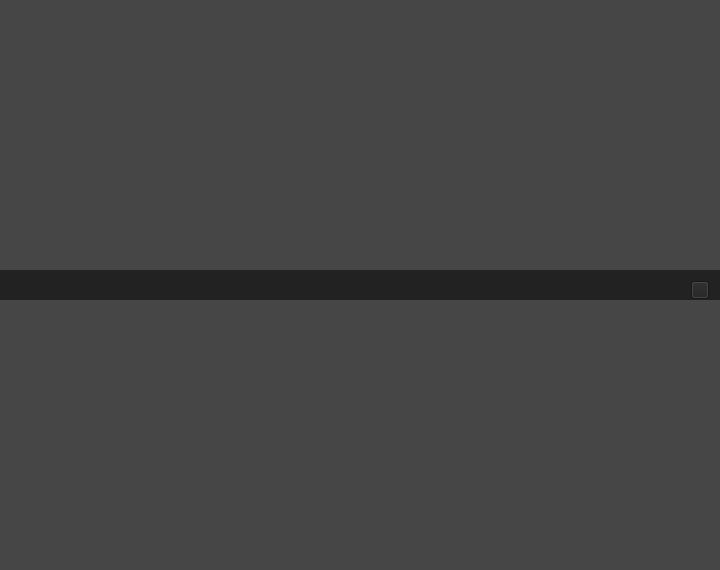
<?xml version="1.0" encoding="UTF-8"?>
<ui version="4.0">
 <class>MultiClassFloatWnd</class>
 <widget class="QWidget" name="MultiClassFloatWnd">
  <property name="geometry">
   <rect>
    <x>0</x>
    <y>0</y>
    <width>720</width>
    <height>570</height>
   </rect>
  </property>
  <property name="minimumSize">
   <size>
    <width>720</width>
    <height>570</height>
   </size>
  </property>
  <property name="maximumSize">
   <size>
    <width>720</width>
    <height>570</height>
   </size>
  </property>
  <property name="windowTitle">
   <string>视频</string>
  </property>
  <property name="styleSheet">
   <string notr="true">QWidget#MultiClassFloatWnd{
background-color: rgb(70, 70, 70);
}</string>
  </property>
  <layout class="QVBoxLayout" name="verticalLayout_2">
   <property name="spacing">
    <number>0</number>
   </property>
   <property name="leftMargin">
    <number>0</number>
   </property>
   <property name="topMargin">
    <number>0</number>
   </property>
   <property name="rightMargin">
    <number>0</number>
   </property>
   <property name="bottomMargin">
    <number>0</number>
   </property>
   <item>
    <widget class="QWidget" name="widget" native="true">
     <property name="minimumSize">
      <size>
       <width>0</width>
       <height>30</height>
      </size>
     </property>
     <property name="maximumSize">
      <size>
       <width>16777215</width>
       <height>30</height>
      </size>
     </property>
     <property name="styleSheet">
      <string notr="true">background-color: rgb(34, 34, 34);</string>
     </property>
     <layout class="QHBoxLayout" name="horizontalLayout">
      <item>
       <spacer name="horizontalSpacer">
        <property name="orientation">
         <enum>Qt::Horizontal</enum>
        </property>
        <property name="sizeHint" stdset="0">
         <size>
          <width>675</width>
          <height>9</height>
         </size>
        </property>
       </spacer>
      </item>
      <item>
       <widget class="QPushButton" name="pushButton">
        <property name="minimumSize">
         <size>
          <width>18</width>
          <height>18</height>
         </size>
        </property>
        <property name="maximumSize">
         <size>
          <width>18</width>
          <height>18</height>
         </size>
        </property>
        <property name="styleSheet">
         <string notr="true">border-image: url(:/Login/img/Login/close_black_Click.png);</string>
        </property>
        <property name="text">
         <string/>
        </property>
       </widget>
      </item>
     </layout>
    </widget>
   </item>
   <item>
    <layout class="QVBoxLayout" name="verticalLayout">
     <property name="spacing">
      <number>0</number>
     </property>
     <property name="leftMargin">
      <number>0</number>
     </property>
     <property name="topMargin">
      <number>0</number>
     </property>
     <property name="rightMargin">
      <number>0</number>
     </property>
     <property name="bottomMargin">
      <number>0</number>
     </property>
    </layout>
   </item>
  </layout>
 </widget>
 <layoutdefault spacing="6" margin="11"/>
 <resources>
  <include location="../../VLive/VLive.qrc"/>
 </resources>
 <connections/>
</ui>
